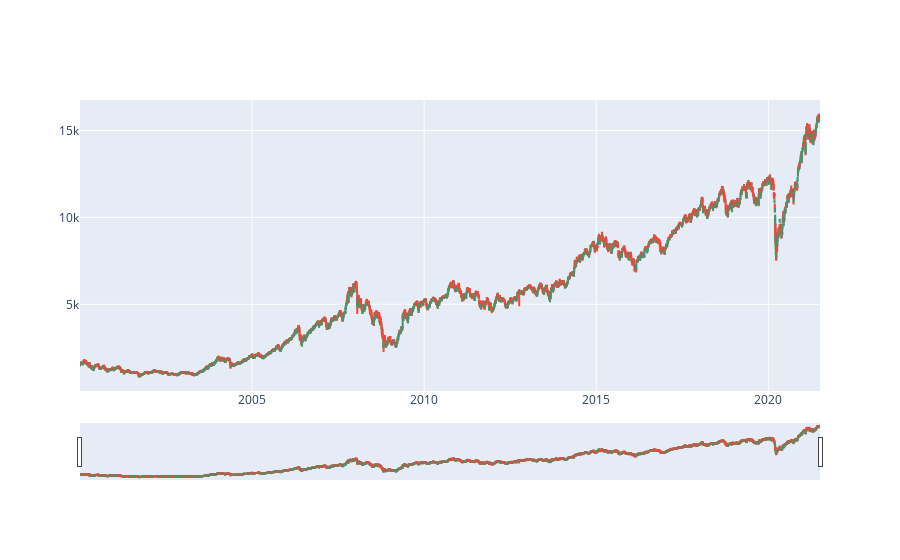

Notebook code for this chart:
### Code cell
fig = go.Figure(go.Candlestick(x=df.index, open=df.Open, high=df.High, low=df.Low, close=df.Close))
fig.show()

### Figure 1 — Plotly figure (JSON) as saved in the notebook; plotly's stock layout.template omitted (floating-point values rounded to 4 significant figures; data arrays with more than 128 entries replaced by an {"elided": "..."} marker saying what was removed)
{"data": [{"close": {"elided": "5349 float values"}, "high": {"elided": "5349 float values"}, "low": {"elided": "5349 float values"}, "open": {"elided": "5349 float values"}, "type": "candlestick", "x": {"elided": "5349 str values"}}], "layout": {}}
